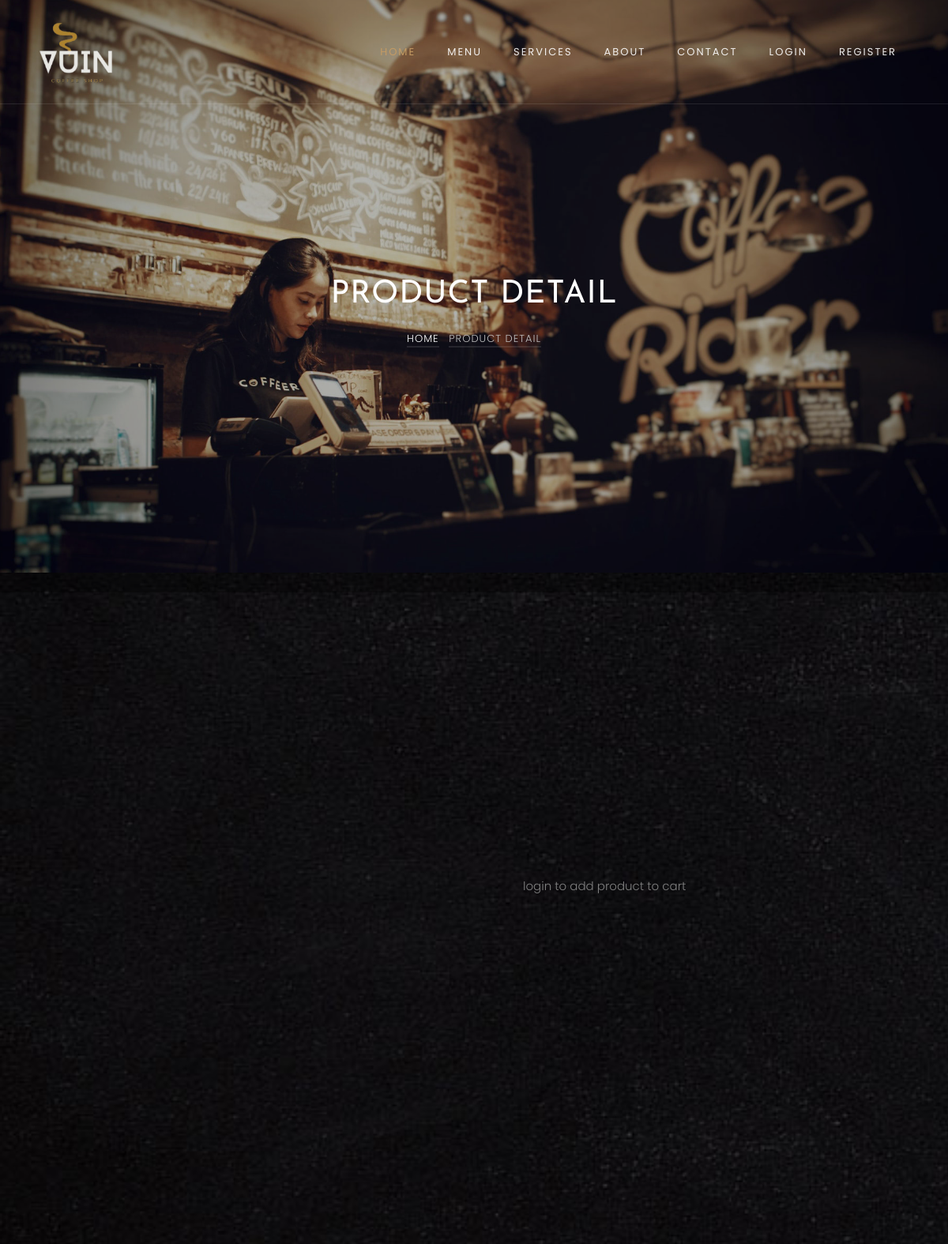
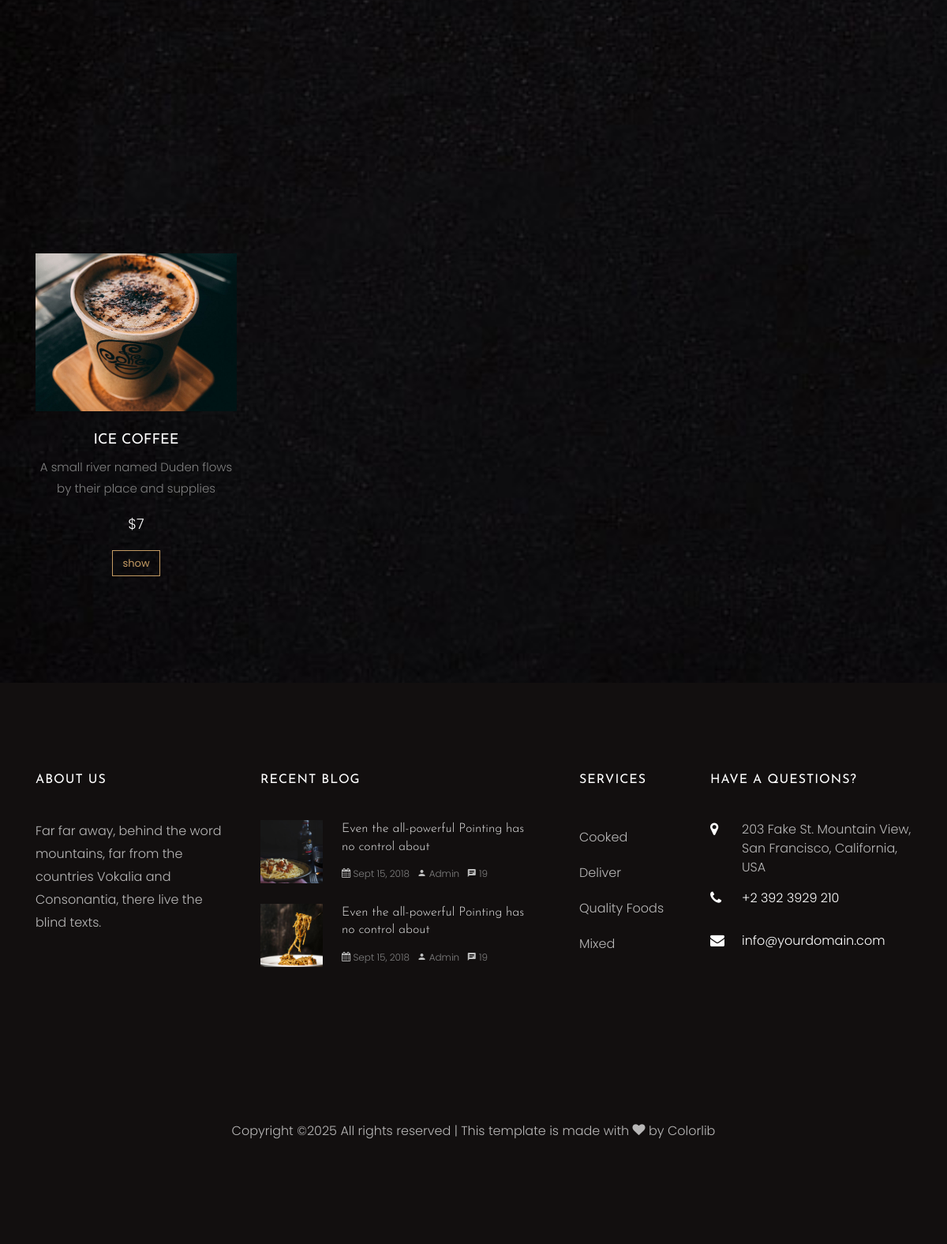
Screenshot of /products/product-single.php?id=1 with the database file from the repository (2 pictures, top to bottom).
### tables this page shows
CREATE TABLE `products` (
  `id` int(10) NOT NULL,
  `name` varchar(200) NOT NULL,
  `image` varchar(200) NOT NULL,
  `description` text NOT NULL,
  `price` varchar(10) NOT NULL,
  `type` varchar(200) NOT NULL,
  `created_at` timestamp NOT NULL DEFAULT current_timestamp()
);

### products/product-single.php (the view, shortened to what this page needs)
<?php require "../includes/header.php"; ?>
<?php require "../config/config.php"; ?>
<?php
	if(isset($_GET['id'])) {
		$id = $_GET['id'];
		$product = $conn->query("SELECT * FROM products WHERE id='$id'");
		$product->execute();
		$singelProduct = $product->fetch(PDO::FETCH_OBJ);
		$relatedProducts = $conn->query("SELECT * FROM products WHERE type='$singelProduct->type'
		AND id !='$singelProduct->id'");
		$relatedProducts->execute();
		$allRelatedProducts = $relatedProducts->fetchAll(PDO::FETCH_OBJ);
	} else {
		header("location: ".APPURL."/404.php");
	}
?>
    <section class="home-slider owl-carousel">
      <div class="slider-item" style="background-image: url(<?php echo APPURL; ?>/images/bg_3.jpg);" data-stellar-background-ratio="0.5">
      	<div class="overlay"></div>
        <div class="container">
          <div class="row slider-text justify-content-center align-items-center">
            <div class="col-md-7 col-sm-12 text-center ftco-animate">
            	<h1 class="mb-3 mt-5 bread">Product Detail</h1>
	            <p class="breadcrumbs"><span class="mr-2"><a href="<?php echo APPURL; ?>">Home</a></span> <span>Product Detail</span></p>
            </div>
          </div>
        </div>
      </div>
    </section>
    <section class="ftco-section">
    	<div class="container">
    		<div class="row">
				<?php if(isset($_SESSION['user_id'])) : ?>
					<?php if($rowCount > 0) : ?>
						<button  style="margin-top: -335px; margin-left: 632px; height: 65px;" name="submit" type="submit" class="btn btn-primary py-3 px-5" disabled>Added to Cart</button>
					<?php else : ?>
						<button  style="display: inline-block; position: relative; z-index: 1; padding: 2em; margin: -2em; margin-top: -335px; margin-left: 632px; height: 65px;" name="submit" type="submit" class="btn btn-primary py-3 px-5">Add to Cart</button>
					<?php endif; ?>
				<?php else : ?>
					<p style="margin-top: -335px; margin-left: 632px; height: 65px;">login to add product to cart</p>
				<?php endif; ?>
    			</div>
    		</div>
    </section>
    <section class="ftco-section">
    	<div class="container">
    		<div class="row justify-content-center mb-5 pb-3">
        </div>
        <div class="row">
			<?php foreach($allRelatedProducts as $allRelatedProduct) : ?>
        	<div class="col-md-3">
        		<div class="menu-entry">
    					<a href="<?php echo APPURL; ?>/products/product-single.php?id=<?php echo $allRelatedProduct->id; ?>" class="img" style="background-image: url(<?php echo IMAGEPRODUCTS; ?>/<?php echo $allRelatedProduct->image; ?>);"></a>
    					<div class="text text-center pt-4">
    						<h3><a href="<?php echo APPURL; ?>/products/product-single.php?id=<?php echo $allRelatedProduct->id; ?>"><?php echo $allRelatedProduct->name; ?></a></h3>
    						<p>
							<?php echo $allRelatedProduct->description; ?>
							</p>
    						<p class="price"><span>$<?php echo $allRelatedProduct->price; ?></span></p>
    						<p><a href="<?php echo APPURL; ?>/products/product-single.php?id=<?php echo $allRelatedProduct->id; ?>" class="btn btn-primary btn-outline-primary">show</a></p>
    					</div>
    				</div>
        	</div>
			<?php endforeach; ?>
        </div>
    	</div>
    </section>
<?php require "../includes/footer.php"; ?>

### rows the page displays
products: image (picture), name "ICE COFFEE", description "A small river named Duden flows by their place and supplies", price "7"
